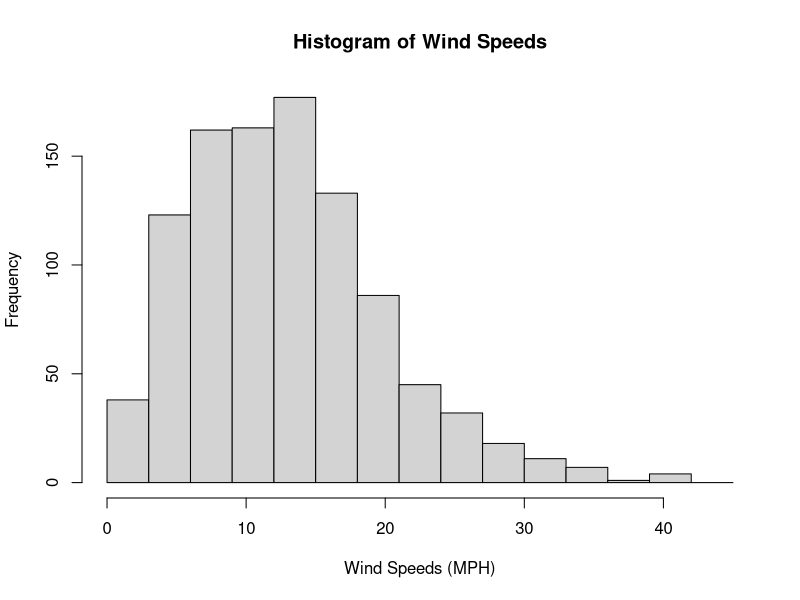
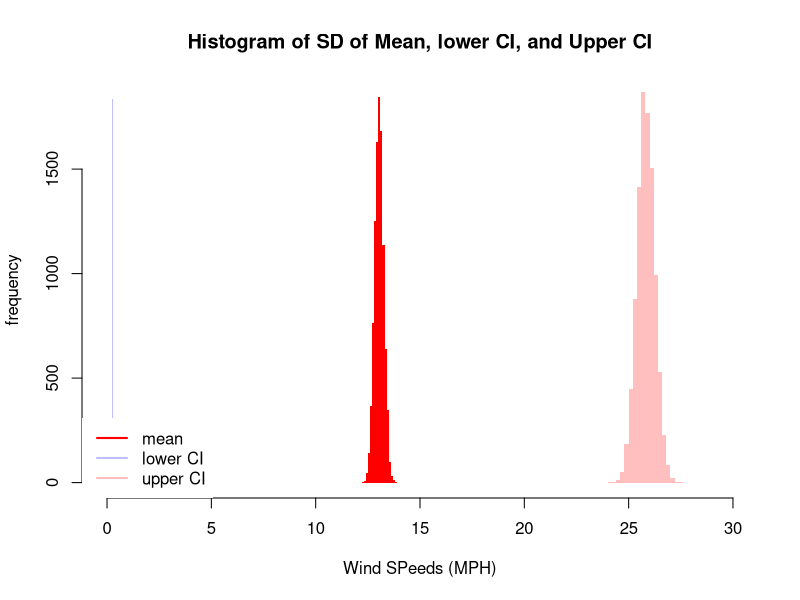
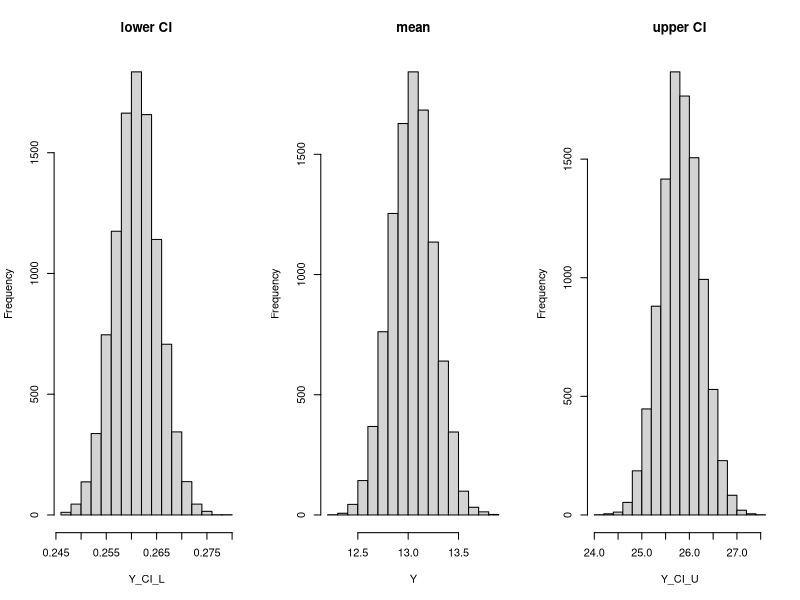

R code for these plots, in order:
# Setting working directory to where .csv file is stored
setwd("C:/Users/jonat/OneDrive - Heriot-Watt University/Own Uni/PGY2/F21SA Statistical Modelling and Analysis/CW")
library(VGAM)
# Reading and storing csv
wind_data <- read.csv("wind.csv", header = TRUE, row.names = 1)
n <- length(wind_data$x)

# Question 1
# Max speed
max_speed <- max(wind_data$x)
# Histogram
par(mfrow=c(1,1), col.main ="black", col.lab='black')
hist(wind_data$x, 
     main = "Histogram of Wind Speeds", 
     xlab = "Wind Speeds (MPH)",
     breaks = seq(from = 0, to = round(max_speed) + 5, by = 3))
# Summary statistics
summary(wind_data)
sd_ori <- sd(wind_data$x); sd_ori
IQR(wind_data$x)
quantile(wind_data$x, c(0.025, 0.975))

# Question 2
# (1/2n * (sum of (x_i^2)))^(0.5)
sigma_hat_mle <- sqrt(sum(wind_data$x^2)/(2*n))

# Question 3
sqrt_inverse_i <- sqrt((sigma_hat_mle^2)/(4))

# Question 4
ci <- c(0,0)
z_025 <- qnorm(p = 0.025, lower.tail = FALSE)
var_change <- z_025*(sqrt_inverse_i)
ci[1] <- sigma_hat_mle - var_change
ci[2] <- sigma_hat_mle + var_change
ci_range <- ci[2] - ci[1]
ci

# Question 5, 6, 7
# Simulation by 10,000 times
m = 10000
# Y is an array of m number, where it stores the 
### simulated mean value of wind speeds for the next
### 1000 days for each iteration (Q5)
Y <- numeric(m)
Y_CI_L <- numeric(m)
Y_CI_U <- numeric(m)
# SD_Y stores the binary values of 1, and 0, where 1,
### if the standard deviation of simulated values of
### 
P_SD_Y <- numeric(m)
P_CI_L <- numeric(m)
P_CI_U <- numeric(m)
for (i in 1:m){
  X_sigma <- rrayleigh(n, scale = sigma_hat_mle)
  X_CI_L <- rrayleigh(n, scale = ci[1])
  X_CI_U <- rrayleigh(n, scale = ci[2])
  Y[i] <- mean(X_sigma)
  Y_CI_L[i] <- mean(X_CI_L)
  Y_CI_U[i] <- mean(X_CI_U)
  if (sd(X_sigma) > sd_ori){
    P_SD_Y[i] <- 1
  }
  if (sd(X_CI_L) > sd_ori){
    P_CI_L[i] <- 1
  }
  if (sd(Y_CI_U) > sd_ori){
    P_CI_U[i] <- 1
  }
}
p_sd_greater <- sum(P_SD_Y)/length(P_SD_Y)
P_CI_L_greater <- sum(P_CI_L)/length(P_CI_L)
P_CI_U_greater <- sum(P_CI_U)/length(P_CI_U)

# Plotting stacked/overlapped histograms for all three Y, Y_CI_L, and Y_CI_U
par(mfrow=c(1,1), col.main ="white", col.lab='white')
c1 <- rgb(173,216,230,max = 255, alpha = 80, names = "lt.blue")
c2 <- rgb(255,192,203, max = 255, alpha = 80, names = "lt.pink")
opar <- par(lwd=0.01)
hgY <- hist(Y, plot = FALSE)
hgCIL <- hist(Y_CI_L, plot = FALSE)
hgCIU <- hist(Y_CI_U, plot = FALSE)
plot(hgY, col = 'red', xlim=c(0,30))
plot(hgCIL, add=TRUE, col=rgb(0,0,1,1/4), xlim=c(0,30))
plot(hgCIU, add=TRUE, col=rgb(1,0,0,1/4), xlim=c(0,30))
title(main = "Histogram of SD of Mean, lower CI, and Upper CI", xlab = "Wind SPeeds (MPH)",
      col.main="black", col.lab="black", ylab = "frequency")
legend ( "bottomleft", legend =c("mean", "lower CI" , "upper CI"), col=c('red', rgb(0,0,1,1/4), rgb(1,0,0,1/4)), lty = 1, lwd =2 )
par(opar)

# Individual Plots for the previous
par(mfrow=c(1,3), col.lab = "black", col.main = 'black')
# text(1,1,"First title",cex=2,font=2)
hist(Y_CI_L, main = "lower CI")
hist(Y, main = "mean")
hist(Y_CI_U, main = "upper CI")


###########

# sigma_hat_mle <- 0
# for (i in 1:n) {
#   # sum of (x_i^2)/2
#   sigma_hat_mle <- sigma_hat_mle + ((wind_data$x[i]^2)/2)
# }
# # 1/n * (sum of (x_i^2)/2)
# sigma_hat_mle <- sigma_hat_mle/n
# # (1/n * (sum of (x_i^2)/2))^(0.5)
# sigma_hat_mle <- sigma_hat_mle^(0.5)

# x <- rexp(n, rate = 1/sqrt_inverse_i)
# hist(x)
# quantile(x, c(.025, .975))

# 
# for (i in 1:m) {
#   # For each iteration, simulate n = 1000 values of X
#   ### where x follows a rayleigh(sigma)
#   X <- rrayleigh(n, scale = sigma_hat_mle)
#   # Find the mean of x, and you get you Y'_i value
#   Y[i] <- mean(X)
#   if (sd(X) > sd_ori) {
#     P_SD_Y[i] <- 1
#   }
#   new_ci = quantile(X, c(0.025, 0.975))
#   new_ci_u = mean(X)+1.96*(sd(X)/sqrt(n))
#   X_L_CI <- rrayleigh(n, scale = ci[1])
#   # if (sd(X_L_CI) < ci[1]) {
#   if (sd(X_L_CI) > sd_ori) {
#     P_CI_L[i] <- 1
#   }
#   X_U_CI <- rrayleigh(n, scale = ci[2])
#   if (sd(X_U_CI) > sd_ori) {
#     P_CI_U[i] <- 1
#   }
#   # difference = sd(X_U_CI) - sd(X_L_CI)
#   # if (difference > ci_range) {
#   #   P_CI_U[i] <- 1
#   # }
# }
# get_prob_performance <- function(results){
#   hist(result)
# }
# hist(Y, main = "Histogram of Average wind speeds, Next 1000 days",
#      xlab = "Average Wind Speeds (MPH)")
# summary(Y)
# sd(Y)
# IQR(Y)
# quantile(Y, c(0.025, 0.975))
# p_sd_greater <- sum(P_SD_Y)/length(P_SD_Y)
# P_CI_L_greater <- sum(P_CI_L)/length(P_CI_L)
# P_CI_U_greater <- sum(P_CI_U)/length(P_CI_U)
